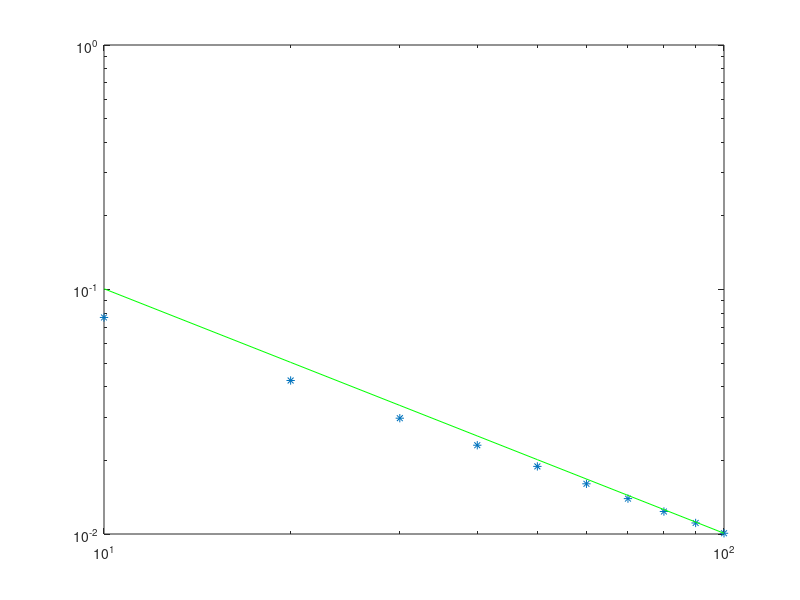

Source code (MATLAB):
clear all
close all

f=@(y) sqrt((2-y)/y);
df=@(y) -1/(sqrt(2/y - 1)*(y^2));
%Fondamentale usare un metodo implicito, in modo da evitare la valutazione della f in y0=0
%Fondamentale anche la scelta del guess iniziale in Newton
tstar=pi/2;
tsrif=4000;
ts=tsrif;
k=tstar/ts;
y=NaN(1,ts+1);
y0=0;
y(1,1)=y0;
tol=k^2;
for n=1:ts
  F=@(x) x- y(1,n) -k*f(x);
  J=@(x) 1-k*df(x);
  x0=y(1,n)+k;
  res=-J(x0)\F(x0);
  while (norm(res,inf)>tol)
    x0+=res;
    res=-J(x0)\F(x0);
  end
  x0+=res;
  y(1,n+1)=x0;
end

yRif=y;
count=0;
tsrange=[10:10:100];

for ts=tsrange
  count++;
  k=tstar/ts;
  y=NaN(1,ts+1);
  y0=0;
  y(1,1)=y0;
  tol=k^2;
  for n=1:ts
    F=@(x) x- y(1,n) -k*f(x);
    J=@(x) 1-k*df(x);
    x0=y(1,n)+k;
    res=-J(x0)\F(x0);
    while (norm(res,inf)>tol)
      x0+=res;
      res=-J(x0)\F(x0);
    end
    x0+=res;
    y(1,n+1)=x0;
  end

  err(count)=norm(y(1,ts+1)-yRif(1,end),Inf);
endfor
loglog(tsrange,err,'*',tsrange,err(end)*(tsrange/tsrange(end)).^(-1),'g')
